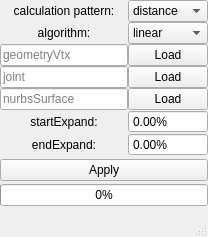
<?xml version="1.0" encoding="UTF-8"?>
<ui version="4.0">
 <class>autoSkinWeight_Window</class>
 <widget class="QMainWindow" name="autoSkinWeight_Window">
  <property name="enabled">
   <bool>true</bool>
  </property>
  <property name="geometry">
   <rect>
    <x>0</x>
    <y>0</y>
    <width>208</width>
    <height>237</height>
   </rect>
  </property>
  <property name="sizePolicy">
   <sizepolicy hsizetype="Preferred" vsizetype="Preferred">
    <horstretch>0</horstretch>
    <verstretch>0</verstretch>
   </sizepolicy>
  </property>
  <property name="cursor">
   <cursorShape>ArrowCursor</cursorShape>
  </property>
  <property name="windowTitle">
   <string>autoSkinWeight</string>
  </property>
  <property name="layoutDirection">
   <enum>Qt::LeftToRight</enum>
  </property>
  <property name="iconSize">
   <size>
    <width>24</width>
    <height>24</height>
   </size>
  </property>
  <property name="toolButtonStyle">
   <enum>Qt::ToolButtonIconOnly</enum>
  </property>
  <property name="documentMode">
   <bool>false</bool>
  </property>
  <property name="tabShape">
   <enum>QTabWidget::Rounded</enum>
  </property>
  <property name="dockNestingEnabled">
   <bool>false</bool>
  </property>
  <widget class="QWidget" name="centralwidget">
   <layout class="QGridLayout" name="gridLayout" rowstretch="0,0,0,0,0,0,0,0,0,0,0,0,0,0,0" columnstretch="1,0,0,0">
    <property name="margin">
     <number>0</number>
    </property>
    <property name="spacing">
     <number>0</number>
    </property>
    <item row="4" column="0" colspan="2">
     <widget class="QLineEdit" name="geometryVtx_lineEdit">
      <property name="text">
       <string/>
      </property>
      <property name="placeholderText">
       <string>geometryVtx</string>
      </property>
     </widget>
    </item>
    <item row="5" column="2" colspan="2">
     <widget class="QPushButton" name="joint_pushButton">
      <property name="text">
       <string>Load</string>
      </property>
      <property name="+command" stdset="0">
       <string>autoWeightClass.use.joint_pushButton_cmd</string>
      </property>
     </widget>
    </item>
    <item row="6" column="2" colspan="2">
     <widget class="QPushButton" name="nurbs_pushButton">
      <property name="enabled">
       <bool>true</bool>
      </property>
      <property name="text">
       <string>Load</string>
      </property>
      <property name="+command" stdset="0">
       <string>autoWeightClass.use.nurbs_pushButton_cmd</string>
      </property>
     </widget>
    </item>
    <item row="5" column="0" colspan="2">
     <widget class="QLineEdit" name="joint_lineEdit">
      <property name="text">
       <string/>
      </property>
      <property name="placeholderText">
       <string>joint</string>
      </property>
     </widget>
    </item>
    <item row="10" column="0" rowspan="3" colspan="4">
     <widget class="QPushButton" name="apply_pushButton">
      <property name="text">
       <string>Apply</string>
      </property>
      <property name="+command" stdset="0">
       <string>autoWeightClass.use.apply_pushButton_cmd</string>
      </property>
     </widget>
    </item>
    <item row="6" column="0" colspan="2">
     <widget class="QLineEdit" name="nurbs_lineEdit">
      <property name="enabled">
       <bool>true</bool>
      </property>
      <property name="text">
       <string/>
      </property>
      <property name="placeholderText">
       <string>nurbsSurface</string>
      </property>
     </widget>
    </item>
    <item row="4" column="2" colspan="2">
     <widget class="QPushButton" name="geometryVtx_pushButton">
      <property name="text">
       <string>Load</string>
      </property>
      <property name="+command" stdset="0">
       <string>autoWeightClass.use.geometryVtx_pushButton_cmd</string>
      </property>
     </widget>
    </item>
    <item row="13" column="0" colspan="4">
     <widget class="QProgressBar" name="QProgressBar">
      <property name="enabled">
       <bool>true</bool>
      </property>
      <property name="value">
       <number>0</number>
      </property>
      <property name="alignment">
       <set>Qt::AlignCenter</set>
      </property>
      <property name="textVisible">
       <bool>true</bool>
      </property>
      <property name="invertedAppearance">
       <bool>false</bool>
      </property>
      <property name="textDirection">
       <enum>QProgressBar::TopToBottom</enum>
      </property>
      <property name="format">
       <string>%p%</string>
      </property>
     </widget>
    </item>
    <item row="7" column="2" rowspan="2" colspan="2">
     <widget class="QDoubleSpinBox" name="startExpand_doubleSpinBox">
      <property name="buttonSymbols">
       <enum>QAbstractSpinBox::NoButtons</enum>
      </property>
      <property name="prefix">
       <string/>
      </property>
      <property name="suffix">
       <string>%</string>
      </property>
      <property name="minimum">
       <double>-200.000000000000000</double>
      </property>
      <property name="maximum">
       <double>200.000000000000000</double>
      </property>
     </widget>
    </item>
    <item row="9" column="2" colspan="2">
     <widget class="QDoubleSpinBox" name="endExpand_doubleSpinBox">
      <property name="buttonSymbols">
       <enum>QAbstractSpinBox::NoButtons</enum>
      </property>
      <property name="prefix">
       <string/>
      </property>
      <property name="suffix">
       <string>%</string>
      </property>
      <property name="minimum">
       <double>-200.000000000000000</double>
      </property>
      <property name="maximum">
       <double>200.000000000000000</double>
      </property>
     </widget>
    </item>
    <item row="7" column="0" rowspan="2" colspan="2">
     <widget class="QLabel" name="label">
      <property name="text">
       <string>startExpand:</string>
      </property>
      <property name="textFormat">
       <enum>Qt::AutoText</enum>
      </property>
      <property name="alignment">
       <set>Qt::AlignCenter</set>
      </property>
     </widget>
    </item>
    <item row="9" column="0" colspan="2">
     <widget class="QLabel" name="label_2">
      <property name="text">
       <string>endExpand:</string>
      </property>
      <property name="alignment">
       <set>Qt::AlignCenter</set>
      </property>
     </widget>
    </item>
    <item row="3" column="0">
     <widget class="QLabel" name="label_3">
      <property name="text">
       <string>algorithm:</string>
      </property>
      <property name="alignment">
       <set>Qt::AlignCenter</set>
      </property>
     </widget>
    </item>
    <item row="2" column="0">
     <widget class="QLabel" name="label_4">
      <property name="text">
       <string>calculation pattern:</string>
      </property>
      <property name="alignment">
       <set>Qt::AlignCenter</set>
      </property>
     </widget>
    </item>
    <item row="2" column="2" colspan="2">
     <widget class="QComboBox" name="calculation_comboBox">
      <item>
       <property name="text">
        <string>distance</string>
       </property>
      </item>
      <item>
       <property name="text">
        <string>nurbs</string>
       </property>
      </item>
     </widget>
    </item>
    <item row="14" column="1" colspan="2">
     <widget class="QWidget" name="hide" native="true">
      <property name="enabled">
       <bool>false</bool>
      </property>
      <property name="contextMenuPolicy">
       <enum>Qt::NoContextMenu</enum>
      </property>
      <widget class="QLineEdit" name="startExpand_convert">
       <property name="geometry">
        <rect>
         <x>10</x>
         <y>30</y>
         <width>133</width>
         <height>20</height>
        </rect>
       </property>
       <property name="text">
        <string>0.00%</string>
       </property>
      </widget>
      <widget class="QLineEdit" name="endExpand_convert">
       <property name="geometry">
        <rect>
         <x>10</x>
         <y>10</y>
         <width>133</width>
         <height>20</height>
        </rect>
       </property>
       <property name="text">
        <string>0.00%</string>
       </property>
      </widget>
     </widget>
    </item>
    <item row="3" column="2" colspan="2">
     <widget class="QComboBox" name="algorithm_comboBox">
      <item>
       <property name="text">
        <string>linear</string>
       </property>
      </item>
      <item>
       <property name="text">
        <string>smooth</string>
       </property>
      </item>
      <item>
       <property name="text">
        <string>after</string>
       </property>
      </item>
      <item>
       <property name="text">
        <string>before</string>
       </property>
      </item>
      <item>
       <property name="text">
        <string>formula</string>
       </property>
      </item>
     </widget>
    </item>
   </layout>
   <zorder>geometryVtx_lineEdit</zorder>
   <zorder>geometryVtx_pushButton</zorder>
   <zorder>joint_lineEdit</zorder>
   <zorder>joint_pushButton</zorder>
   <zorder>nurbs_lineEdit</zorder>
   <zorder>nurbs_pushButton</zorder>
   <zorder>startExpand_doubleSpinBox</zorder>
   <zorder>QProgressBar</zorder>
   <zorder>label</zorder>
   <zorder>apply_pushButton</zorder>
   <zorder>endExpand_doubleSpinBox</zorder>
   <zorder>label_2</zorder>
   <zorder>hide</zorder>
   <zorder>algorithm_comboBox</zorder>
   <zorder>label_3</zorder>
   <zorder>calculation_comboBox</zorder>
   <zorder>label_4</zorder>
  </widget>
  <widget class="QStatusBar" name="statusbar">
   <property name="enabled">
    <bool>false</bool>
   </property>
   <property name="layoutDirection">
    <enum>Qt::LeftToRight</enum>
   </property>
   <property name="sizeGripEnabled">
    <bool>true</bool>
   </property>
  </widget>
  <widget class="QMenuBar" name="menubar">
   <property name="geometry">
    <rect>
     <x>0</x>
     <y>0</y>
     <width>208</width>
     <height>23</height>
    </rect>
   </property>
   <property name="layoutDirection">
    <enum>Qt::LeftToRight</enum>
   </property>
  </widget>
 </widget>
 <resources/>
 <connections>
  <connection>
   <sender>startExpand_doubleSpinBox</sender>
   <signal>valueChanged(QString)</signal>
   <receiver>startExpand_convert</receiver>
   <slot>setText(QString)</slot>
   <hints>
    <hint type="sourcelabel">
     <x>171</x>
     <y>146</y>
    </hint>
    <hint type="destinationlabel">
     <x>209</x>
     <y>262</y>
    </hint>
   </hints>
  </connection>
  <connection>
   <sender>endExpand_doubleSpinBox</sender>
   <signal>valueChanged(QString)</signal>
   <receiver>endExpand_convert</receiver>
   <slot>setText(QString)</slot>
   <hints>
    <hint type="sourcelabel">
     <x>171</x>
     <y>167</y>
    </hint>
    <hint type="destinationlabel">
     <x>209</x>
     <y>242</y>
    </hint>
   </hints>
  </connection>
 </connections>
</ui>
